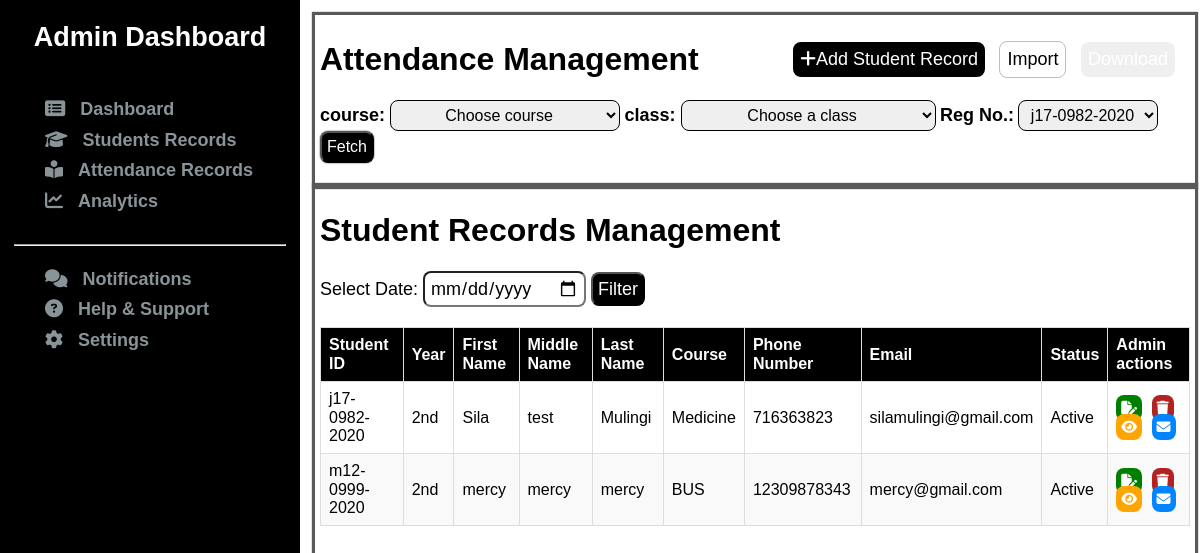
Page /customAdmin/studentRecords/ on the earlier database version.
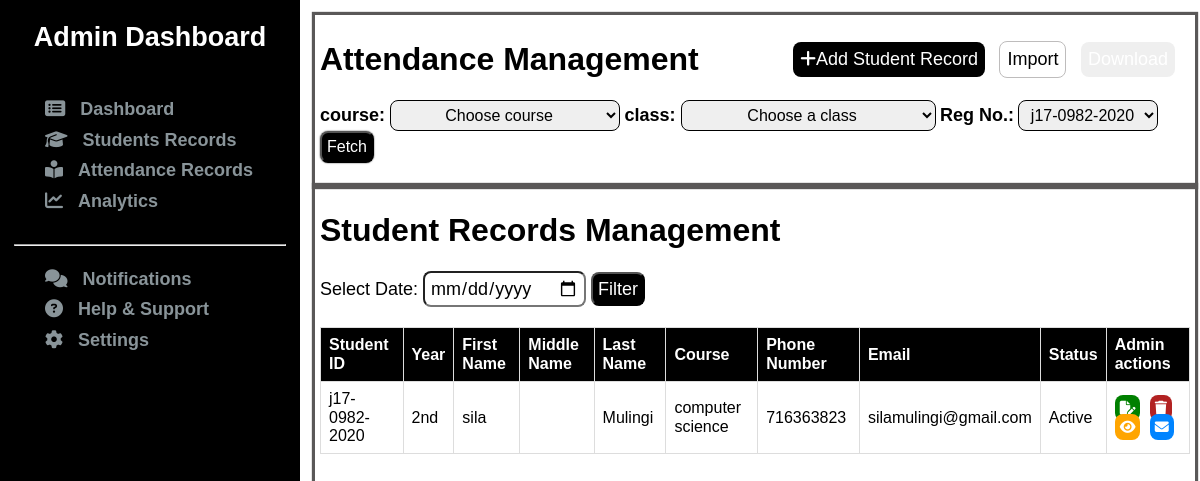
Same page on the later database version.
### coreApp/models.py (models this page shows, shortened)
class StudentProfile(models.Model):
    first_name = models.CharField(max_length=256)  # null=False is default for CharField
    last_name = models.CharField(max_length=256)
    username = models.CharField(max_length=256, unique=True)
    course = models.CharField(max_length=200)
    phone = models.BigIntegerField(unique=True)
    email = models.EmailField(unique=True)
    password = models.CharField(max_length=256)
    middle_name = models.CharField(
        max_length=256,
        blank=True,  # Allows empty string in forms
        null=True,    # Allows NULL in database
        default=''    # Default value when not provided
    )
    ranking = models.CharField(max_length=256, blank=True, default='')
    image = models.ImageField(upload_to='student_photos', blank=True, null=True)

### coreApp/views.py (the view)
# urls.py: path('customAdmin/studentRecords/', views.studentRecords, name='studentRecords'),
def studentRecords(request):
    context = {}
    students = StudentProfile.objects.all()
    context['students'] = students
    return render(request, 'admin/studentRecords.html', context)

### templates/admin/studentRecords.html (shortened to what this page needs)
{% extends 'admin/adminBase.html' %}
{% load static %}
{% block content %}
    <div class="studentQueries">
        <div class="heading">
            <div class="title">
                <h1>Attendance Management</h1>
                <div class="actionButtons">
                    <a href="{% url 'createStudent' %}" class="btn-add"><button><i class="fa-solid fa-plus"></i>Add Student Record</button></a>
                    <button>Import</button>
                    <button>Download</button>
                </div>
            </div>
            <div class="filters">
                <form action="">
                <label for="course">course: </label>
                <select name="course" id="">
                    <option value="" selected>Choose course</option>
                </select>
                <label for="course">class: </label>
                <select name="course" id="">
                    <option value="">Choose a class</option>
                </select>
                <label for="regNumber">Reg No.:</label>
                    <select name="" id="">
                        <option value="">j17-0982-2020</option>
                    </select>
                 <button type="submit">Fetch</button>
                </form>
            </div>
        </div>
        <div class="results">
            <h1>Student Records Management</h1>
            <div class="controls">
                <label for="date">Select Date:</label>
                <input type="date" id="date" name="date">
                <button onclick="filterRecords()">Filter</button>
            </div>
            <table id="attendanceTable">
                <thead>
                    <tr>
                        <th>Student ID</th>
                        <th>Year</th>
                        <th>First Name</th>
                        <th>Middle Name</th>
                        <th>Last Name</th>
                        <th>Course</th>
                        <th>Phone Number</th>
                        <th>Email</th>
                        <th>Status</th>
                        <th>Admin actions</th>
                    </tr>
                </thead>
                <tbody>
                    {% for student in students %}
                    <tr>
                        <td>{{ student.username }}</td>
                         <td>2nd</td>
                        <td>{{ student.first_name }}</td>
                        <td>{{ student.middle_name }}</td>
                        <td>{{ student.last_name }}</td>
                        <td>{{ student.course }}</td>
                        <td>{{ student.phone }}</td>
                        <td>{{ student.email }}</td>
                        <td>Active</td>
                        <td>
                            <a href="{% url 'update' student.username %}" class="btn btn-update"><i class="fa-solid fa-file-pen"></i></a>
                            <a href="{% url 'delete' student.username %}" class="btn btn-delete"><i class="fa-solid fa-trash"></i></a>
                            <a href="" class="btn btn-view"><i class="fa-solid fa-eye"></i></a>
                            <a href="mailto:{{student.email}}" class="btn btn-contact"><i class="fa-solid fa-envelope"></i></a>
                        </td>
                    </tr>
                    {% endfor %}
                </tbody>
            </table>
        </div>
        </div>
{% endblock content %}

### templates/admin/adminBase.html (shortened to what this page needs)
{% load static %}
<!DOCTYPE html>
<html lang="en">
<head>
    <link rel="stylesheet" href="https://cdnjs.cloudflare.com/ajax/libs/font-awesome/6.4.0/css/all.min.css">
    <link rel="stylesheet" href="{% static '/css/admin/admin.css' %}">
</head>
<body>
    <section id="adminDash">
        <div class="leftSideNav">
            <center><h2>Admin Dashboard</h1></center>
            <div class="sideNavButtons1">
                <ul>
                    <a href=""><li><i class="fa-solid fa-rectangle-list"></i>Dashboard</li></a>
                    <a href="{% url 'studentRecords' %}"><li><i class="fa-solid fa-graduation-cap"></i>Students Records</li></a>
                    <a href="{% url 'attendanceRecords' %}"><li><i class="fa-solid fa-book-open-reader"></i>Attendance Records</li></a>
                    <a href=""><li><i class="fa-solid fa-chart-line"></i>Analytics</li></a>
                </ul>
            </div>
            <hr>
            <div class="sideNavButtons2">
                <ul>
                    <a href=""><li><i class="fa-solid fa-comments"></i>Notifications</li></a>
                    <a href=""><li><i class="fa-solid fa-circle-question"></i>Help & Support</li></a>
                    <a href=""><li><i class="fa-solid fa-gear"></i>Settings</li></a>
                </ul>
            </div>
        </div>
        {% block content %}
        {% endblock content %}
    </section>
</body>
</html>

### static/css/admin/admin.css (style rules this page uses)
html { line-height: 1.15; -webkit-text-size-adjust: 100%; }
body { margin: 0; font-family: Arial, sans-serif; }
h1 { font-size: 2em; margin: 0.67em 0; }
hr { box-sizing: content-box; height: 0; overflow: visible; }
a { background-color: transparent; }
button, input, optgroup, select, textarea { font-family: inherit; font-size: 100%; line-height: 1.15; margin: 0; }
button, input { overflow: visible; }
button, select { text-transform: none; }
button, [type="button"], [type="reset"], [type="submit"] { -webkit-appearance: button; }
#adminDash { display: flex; }
#adminDash .leftSideNav { position: fixed; height: 100vh; width: 300px; background-color: black; color: #899499; font-weight: bold; font-size: 18px; }
#adminDash .leftSideNav a { text-decoration: none; color: #899499; }
#adminDash .leftSideNav h2 { color: white; }
#adminDash .leftSideNav .sideNavButtons1 { display: flex; }
#adminDash .leftSideNav .fa-solid { margin-right: 15px; }
#adminDash .leftSideNav li { list-style-type: none; text-decoration: none; text-align: left; padding: 5px; }
#adminDash .leftSideNav hr { width: 90%; color: #899499; }
@media (min-width: 900px) { #adminDash .leftSideNav { width: 300px; } }
#adminDash .studentQueries { width: 85%; padding: 15px; margin-left: 300px; margin-top: 0; }
#adminDash .studentQueries .heading { height: 20vh; width: 100%; border-bottom: 1px rgb(90, 88, 88) solid; box-shadow: 0 0 1px 3px rgb(90, 88, 88); padding: 5px; }
#adminDash .studentQueries .heading .title { display: flex; justify-content: space-between; align-items: center; }
#adminDash .studentQueries .heading .title .actionButtons { margin-right: 5px; }
#adminDash .studentQueries .heading .title .actionButtons .btn-add { color: white; }
#adminDash .studentQueries .heading .title button { padding: 7px; color: white; font-size: 18px; border-radius: 8px; border: none; margin-right: 10px; transition: 1s; }
#adminDash .studentQueries .heading .title button:nth-child(1) { color: white; background-color: black; }
#adminDash .studentQueries .heading .title button:nth-child(2) { color: black; background-color: white; border: 1px solid rgb(190, 188, 188); }
#adminDash .studentQueries .heading .filters label { font-size: 18px; font-weight: bold; }
#adminDash .studentQueries .heading .filters select { padding: 5px; border-radius: 8px; border: 1px solid black; text-align: center; }
#adminDash .studentQueries .heading .filters button[type="submit"] { padding: 5px; border-radius: 8px; box-shadow: 0 0 1px 1px rgba(200, 200, 200, 0.922); transition: 1s ease; background-color: black; color: white; }
#adminDash .studentQueries .results { height: 80vh; width: 100%; box-shadow: 0 0 1px 3px rgb(90, 88, 88); padding: 5px; }
#adminDash .studentQueries .results .controls { font-size: 18px; }
#adminDash .studentQueries .results .controls input { padding: 5px; border-radius: 8px; }
#adminDash .studentQueries .results .controls button { padding: 5px; background-color: black; color: white; border-radius: 8px; }

### templates/admin/adminBase.html (style rules this page uses)
table { width: 100%; font-size: 16px; border-collapse: collapse; margin-top: 20px; }
th, td { border: 1px solid #ddd; padding: 8px; text-align: left; }
th { background-color: black; color: white; position: sticky; top: 0; }
tr { transition: 1s; }
table .btn { padding: 5px; color: white; font-size: 14px; border-radius: 8px; border: none; margin-right: 5px; transition: 1s; }
table .btn-update { background-color: green; }
table .btn-delete { background-color: firebrick; }
table .btn-view { background-color: orange; }
table .btn-contact { background-color: rgb(0, 132, 255); }

Differences in the rows shown:
removed StudentProfile: username "j17-0982-2020", first_name "Sila", middle_name "test", last_name "Mulingi", course "Medicine", phone "716363823", email "silamulingi@gmail.com"
removed StudentProfile: username "m12-0999-2020", first_name "mercy", middle_name "mercy", last_name "mercy", course "BUS", phone "12309878343", email "mercy@gmail.com"
added StudentProfile: username "j17-0982-2020", first_name "sila", last_name "Mulingi", course "computer science", phone "716363823", email "silamulingi@gmail.com"
